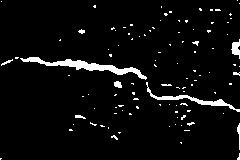
#> input picture pred_028.jpg, 240 x 160 px, found by its file name
$ python finding_width.py
#> lines starting #> are read from the running program, lines starting #| are printed output that depends on the picture; after the words box and inside, x2 and y2 are one past the last pixel; in counts of white or black regions, pixels touching at a corner belong together
import cv2
import matplotlib.pyplot as plt
import numpy as np

# Loading the image again
image = cv2.imread(r'C:\Users\anand\OneDrive\Documents\BTP-Crack Detection\pred_028.jpg', 0)
#> image is the input picture: shape (160, 240); min 0, max 255, mean 12.6

# Improving the image by ignoring small white pixels that may not be part of the crack
# Applying a morphological opening to remove small objects
kernel = np.ones((3, 3), np.uint8)
opened_image = cv2.morphologyEx(image, cv2.MORPH_OPEN, kernel, iterations=2)
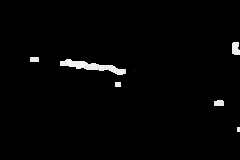
#> opened_image: shape (160, 240); min 0, max 246, mean 4.1

# After opening, we need to re-identify the crack by finding contours again
contours, _ = cv2.findContours(opened_image, cv2.RETR_EXTERNAL, cv2.CHAIN_APPROX_SIMPLE)
#> contours = 8 contours, 1 with area under 20; largest, box (x1, y1, x2, y2) and area: (59, 59, 126, 75) 366, (232, 42, 240, 55) 80, (214, 100, 225, 106) 47, (30, 57, 39, 62) 32, (132, 68, 140, 75) 31, (114, 82, 121, 88) 28, (207, 101, 213, 106) 20

# Filtering out contours that are too small which are likely not cracks
filtered_contours = [cnt for cnt in contours if cv2.contourArea(cnt) > 100]
#> filtered_contours = 1 contour; box (x1, y1, x2, y2) and area: (59, 59, 126, 75) 366

# Creating an empty list to store widths
widths = []

# Creating an empty image to draw the contours and bounding boxes
crack_image = np.zeros_like(image)

# Drawing the contours and minimum bounding rectangles around each contour
for contour in filtered_contours:
    # Geting the minimum bounding rectangle
    rect = cv2.minAreaRect(contour)
    box = cv2.boxPoints(rect)
    box = np.int0(box)

    # Drawing the contour and bounding box
    cv2.drawContours(crack_image, [contour], 0, (255, 255, 255), 1)
    cv2.drawContours(crack_image, [box], 0, (255, 255, 255), 1)

    # Calculating width of the bounding box
    width = np.linalg.norm(box[0] - box[1])  # Euclidean distance between two points
    # Appending width to the list
    widths.append(width)
#> this loop made 1 pass
#> (rect, box, width) on pass 1: (((92.14, 66.06), (8.74, 67.06), -81.25), [[124, 75], [58, 65], [59, 56], [125, 66]], 66.75)
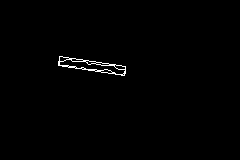
#> crack_image: shape (160, 240); 0.72% white in thin lines or dots, all inside (x1, y1, x2, y2) = (58, 56, 126, 76)
#> after the loop, widths = [66.75]

# Calculating average width
if widths:  # Checking if list is not empty
    average_width = sum(widths) / len(widths)
#> average_width = 66.75
    print(f"The average width is {average_width:.1f} pixels")
#| The average width is 66.8 pixels

# Ploting the image with crack contours and bounding boxes
plt.figure(figsize=(10, 10))
plt.imshow(crack_image, cmap='gray')
plt.title('Crack Contours with Minimum Bounding Rectangles')
plt.show()

$ run again, with pred_034.jpg copied over pred_028.jpg
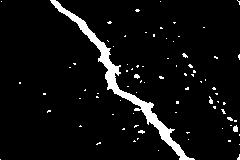
#> input picture pred_034.jpg, 240 x 160 px, found by its file name
#> image is the input picture: shape (160, 240); min 0, max 255, mean 15.1
#> `opened_image = cv2.morphologyEx(image, cv2.MORPH_OPEN, kernel, iterati..`:
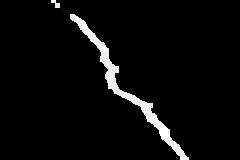
#> opened_image: shape (160, 240); min 0, max 255, mean 9.8
#> contours = 1 contour; box (x1, y1, x2, y2) and area: (51, 0, 190, 160) 1523
#> filtered_contours has the same summary as contours
#> the loop `for contour in filtered_contours:` made 1 pass
#> (rect, box, width) on pass 1: (((118.4, 80.76), (25.3, 210.3), -38.2), [[173, 171], [43, 5], [63, -9], [193, 155]], 210.8)
#> after the loop `for contour in filtered_contours:`:
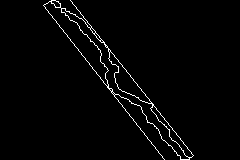
#> crack_image: shape (160, 240); 2% white in thin lines or dots, all inside (x1, y1, x2, y2) = (43, 0, 194, 160)
#> after the loop `for contour in filtered_contours:`: widths = [210.8]
#> average_width = 210.8
#| The average width is 210.8 pixels
